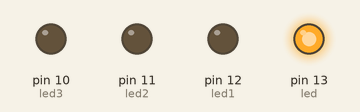
Simulated run of this sketch. Board: Arduino Uno, built with avr-gcc and run on an emulated ATmega328P. Shown: output pins drawn as LEDs (lit = HIGH). Random numbers use the default seed unless the sketch sets one.

Above: at 0.1 s.
At 15.63 s:
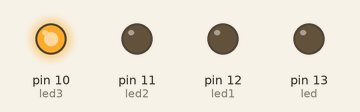
At 20.1 s:
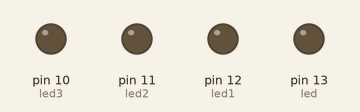
At 33.4 s:
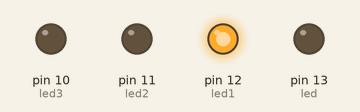
At 38.5 s:
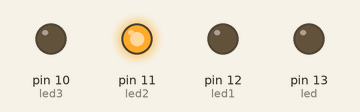
Timing chart, 0 to 40.0 s (numbered marks = the images above):
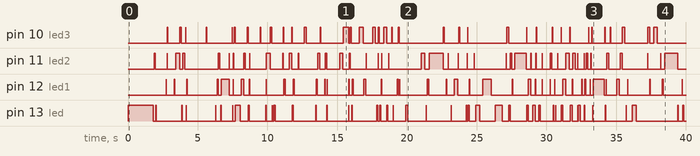

The sketch:

jesperhahaha.ino
```cpp
const int led = 13;
const int led1 = 12;
const int led2 = 11;
const int led3 = 10;
int wacht = random(3000);

void setup()
{
  pinMode(led, OUTPUT);
  pinMode(led1, OUTPUT);
  pinMode(led2, OUTPUT);
  pinMode(led3, OUTPUT);
}

void loop()
{
  digitalWrite(led, HIGH);
  delay(wacht);
  wacht = random(random(random(random(random(3000)))));
  digitalWrite(led, LOW);
  delay(wacht);
  wacht = random(random(random(random(random(3000)))));
  digitalWrite(led1, HIGH);
  delay(wacht);
  wacht = random(random(random(random(random(3000)))));
  digitalWrite(led1, LOW);
  delay(wacht);
  wacht = random(random(random(random(random(3000)))));
  digitalWrite(led2, HIGH);
  delay(wacht);
  wacht = random(random(random(random(random(3000)))));
  digitalWrite(led2, LOW);
  delay(wacht);
  wacht = random(random(random(random(random(3000)))));
  digitalWrite(led3, HIGH);
  delay(wacht);
  wacht = random(random(random(random(random(3000)))));
  digitalWrite(led3, LOW);
  delay(wacht);
  wacht = random(random(random(random(random(3000)))));
}
```
